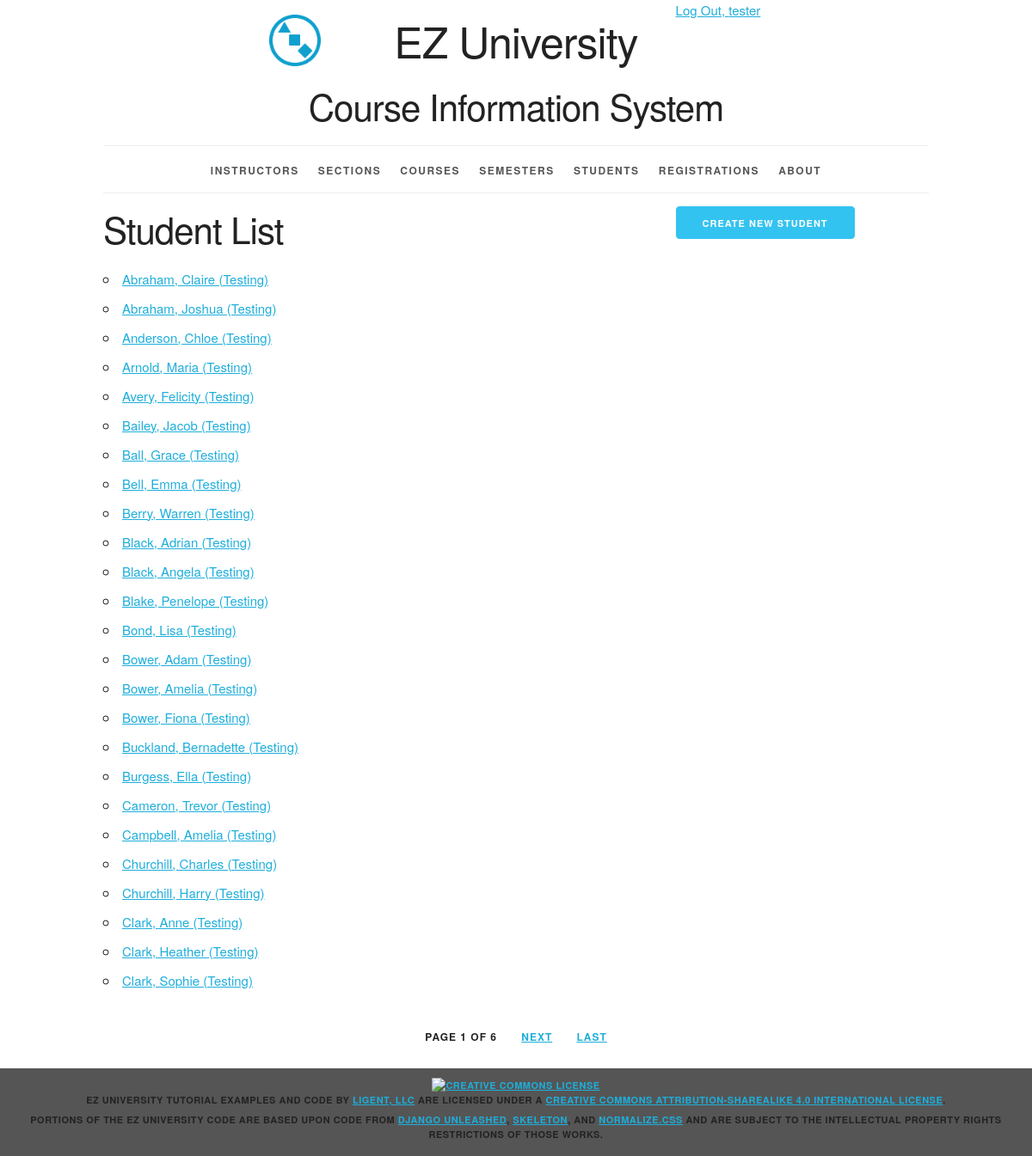
Screenshot of /student/ (signed in) with the database file from the repository.
### courseinfo/models.py (models this page shows, shortened)
class Student(models.Model):
    student_id = models.AutoField(primary_key=True)
    first_name = models.CharField(max_length=45)
    last_name = models.CharField(max_length=45)
    disambiguator = models.CharField(max_length=45, blank=True, default='')
    def __str__(self):
        result = ''
        if self.disambiguator == '':
            result = '%s, %s' % (self.last_name, self.first_name)
        else:
            result = '%s, %s (%s)' % (self.last_name, self.first_name, self.disambiguator)
        return result
    def get_absolute_url(self):
        return reverse('courseinfo_student_detail_urlpattern',
                       kwargs={'pk':self.pk}
                       )
    class Meta:
        ordering = ['last_name', 'first_name', 'disambiguator']
        constraints = [
            UniqueConstraint(fields=['last_name', 'first_name', 'disambiguator'],
                             name='unique_student')
        ]

### courseinfo/views.py (the view)
class StudentList(LoginRequiredMixin, PermissionRequiredMixin,PageLinksMixin, ListView):
    paginate_by = 25
    model = Student
    permission_required = 'courseinfo.view_student'

### courseinfo/utils.py (called while the page is built)
    def _page_urls(self, page_number):
        return "?{pkw}={n}".format(
            pkw=self.page_kwarg,
            n=page_number)

    def first_page(self, page):
        if page.number > 1:
            return self._page_urls(1)
        return None

    def previous_page(self, page):
        if (page.has_previous()
                and page.number > 2):
            return self._page_urls(
                page.previous_page_number())
        return None

    def next_page(self, page):
        last_page = page.paginator.num_pages
        if (page.has_next()
                and page.number < last_page - 1):
            return self._page_urls(
                page.next_page_number())
        return None

    def last_page(self, page):
        last_page = page.paginator.num_pages
        if page.number < last_page:
            return self._page_urls(last_page)
        return None

    def get_context_data(self, **kwargs):
        context = super().get_context_data(
            **kwargs)
        page = context.get('page_obj')
        if page is not None:
            context.update({
                'first_page_url':
                    self.first_page(page),
                'previous_page_url':
                    self.previous_page(page),
                'next_page_url':
                    self.next_page(page),
                'last_page_url':
                    self.last_page(page),
            })
        return context

### courseinfo/templates/courseinfo/student_list.html (shortened to what this page needs)
{% extends 'courseinfo/base.html' %}
{% block create_button %}
    {% if perms.courseinfo.add_student %}
    <a
        href="{% url 'courseinfo_student_create_urlpattern'  %}"
        class="button button-primary">
      Create New Student</a>
    {% endif %}
{% endblock %}
{% block org_content %}
  <h2>Student List</h2>
  <ul>
    {% for student in student_list %}
      <li>
        <a href="{{ student.get_absolute_url }}">
          {{ student }}</a>
      </li>
    {% empty %}
      <li><em>There are currently no students available.</em></li>
    {% endfor %}
  </ul>
{% endblock %}

### courseinfo/templates/courseinfo/base.html (shortened to what this page needs)
{% load static %}
<!DOCTYPE html>
<html lang="en">
<head>
    <link rel="stylesheet" type="text/css"
          href="{% static 'coursinfo/normalize.css' %}">
    <link rel="stylesheet" type="text/css"
          href="{% static 'courseinfo/skeleton.css' %}">
    <link rel="stylesheet" type="text/css"
          href="{% static 'courseinfo/style.css' %}">
</head>
<body>
<div class="container">
    <div class="status row">
        <div class="offset-by-eight four columns">
            <ul class="inline">
                {% if user.is_authenticated %}
                    <li><a href="{% url 'logout_urlpattern' %}">
                        Log Out, {{ user.get_username }}</a></li>
                {% else %}
                    <li><a href="{% url 'login_urlpattern' %}">
                        Log In</a></li>
                {% endif %}
            </ul>
        </div>
    </div>
    <header class="row">
        <div class="offset-by-one ten columns">
            <h1 class="logo">EZ University</h1>
            <h2>Course Information System</h2>
        </div>
    </header>
    <nav>
        <ul>
            {% if perms.courseinfo.view_instructor %}
                <li>
                    <a href="{% url 'courseinfo_instructor_list_urlpattern' %}">
                        Instructors</a></li>
            {% endif %}
            {% if perms.courseinfo.view_section %}
                <li>
                    <a href="{% url 'courseinfo_section_list_urlpattern' %}">
                        Sections</a></li>
            {% endif %}
            {% if perms.courseinfo.view_course %}
                <li>
                    <a href="{% url 'courseinfo_course_list_urlpattern' %}">
                        Courses</a></li>
            {% endif %}
            {% if perms.courseinfo.view_semester %}
                <li>
                    <a href="{% url 'courseinfo_semester_list_urlpattern' %}">
                        Semesters</a></li>
            {% endif %}
            {% if perms.courseinfo.view_student %}
                <li>
                    <a href="{% url 'courseinfo_student_list_urlpattern' %}">
                        Students</a></li>
            {% endif %}
            {% if perms.courseinfo.view_registration %}
                <li>
                    <a href="{% url 'courseinfo_registration_list_urlpattern' %}">
                        Registrations</a></li>
            {% endif %}
            <li>
                <a href="{% url 'about_urlpattern' %}">
                    About</a></li>
        </ul>
    </nav>
    <main>
        {% block content %}
            <div class="row">
                <section class="eight columns">
                    {% block org_content %}{% endblock %}
                </section>
                <section class="desktop four columns">
                    {% block create_button %}{% endblock %}
                </section>
            </div>
        {% endblock %}
    </main>
    {% if is_paginated %}
        <div class="row">
            <div class="twelve columns">
                <ul class="pagination">
                    <li>
                        Page {{ page_obj.number }}
                        of {{ paginator.num_pages }}
                    </li>
                    {% if next_page_url %}
                        <li>
                            <a href="{{ next_page_url }}">
                                Next</a>
                        </li>
                    {% endif %}
                    {% if last_page_url %}
                        <li>
                            <a href="{{ last_page_url }}">
                                Last</a>
                        </li>
                    {% endif %}
                </ul>
            </div>
        </div>
    {% endif %}
</div>
<footer>
    <p>
        <a rel="license" href="http://creativecommons.org/licenses/by-sa/4.0/">
            <img alt="Creative Commons License" style="border-width:0"
                 src="https://i.creativecommons.org/l/by-sa/4.0/88x31.png"/>
        </a><br/><span property="dct:title">EZ University Tutorial Examples and Code</span>
        by
        <a href="https://www.ligent.net" property="cc:attributionName"
           rel="cc:attributionURL">Ligent, LLC</a> are licensed under a
        <a rel="license" href="http://creativecommons.org/licenses/by-sa/4.0/">Creative Commons Attribution-ShareAlike
            4.0 International License</a>.
    </p>
    <p>Portions of the EZ University code are based upon code from
        <a href="https://django-unleashed.com">Django Unleashed</a>,
        <a href="http://getskeleton.com/">Skeleton</a>, and
        <a href="https://necolas.github.io/normalize.css/">Normalize.css</a> and
        are subject to the intellectual property rights restrictions of those works.
    </p>
</footer>
</body>
</html>

### courseinfo/static/courseinfo/skeleton.css (style rules this page uses)
.container { position: relative; width: 100%; max-width: 960px; margin: 0 auto; padding: 0 20px; box-sizing: border-box; }
.column, .columns { width: 100%; float: left; box-sizing: border-box; }
@media (min-width: 400px) { .container { width: 85%; padding: 0; } }
@media (min-width: 550px) { .container { width: 80%; } }
@media (min-width: 550px) { .column, .columns { margin-left: 4%; } }
@media (min-width: 550px) { .column:first-child, .columns:first-child { margin-left: 0; } }
@media (min-width: 550px) { .four.columns { width: 30.6666666667%; } }
@media (min-width: 550px) { .eight.columns { width: 65.3333333333%; } }
@media (min-width: 550px) { .ten.columns { width: 82.6666666667%; } }
@media (min-width: 550px) { .twelve.columns { width: 100%; margin-left: 0; } }
@media (min-width: 550px) { .offset-by-one.column, .offset-by-one.columns { margin-left: 8.66666666667%; } }
@media (min-width: 550px) { .offset-by-eight.column, .offset-by-eight.columns { margin-left: 69.3333333333%; } }
html { font-size: 62.5%; }
body { font-size: 1.5em; line-height: 1.6; font-weight: 400; font-family: "Raleway", "HelveticaNeue", "Helvetica Neue", Helvetica, Arial, sans-serif; color: #222; }
h1, h2, h3, h4, h5, h6 { margin-top: 0; margin-bottom: 2rem; font-weight: 300; }
h1 { font-size: 4.0rem; line-height: 1.2; letter-spacing: -.1rem; }
h2 { font-size: 3.6rem; line-height: 1.25; letter-spacing: -.1rem; }
@media (min-width: 550px) { h1 { font-size: 5.0rem; } }
@media (min-width: 550px) { h2 { font-size: 4.2rem; } }
p { margin-top: 0; }
a { color: #1EAEDB; }
.button, button, input[type="submit"], input[type="reset"], input[type="button"] { display: inline-block; height: 38px; padding: 0 30px; color: #555; text-align: center; font-size: 11px; font-weight: 600; line-height: 38px; letter-spacing: .1rem; text-transform: uppercase; text-decoration: none; white-space: nowrap; background-color: transparent; border-radius: 4px; border: 1px solid #bbb; cursor: pointer; box-sizing: border-box; }
.button.button-primary, button.button-primary, input[type="submit"].button-primary, input[type="reset"].button-primary, input[type="button"].button-primary { color: #FFF; background-color: #33C3F0; border-color: #33C3F0; }
ul { list-style: circle inside; }
ol, ul { padding-left: 0; margin-top: 0; }
li { margin-bottom: 1rem; }
button, .button { margin-bottom: 1rem; }
pre, blockquote, dl, figure, table, p, ul, ol, form { margin-bottom: 2.5rem; }
.container:after, .row:after, .u-cf { content: ""; display: table; clear: both; }

### courseinfo/static/courseinfo/style.css (style rules this page uses)
.desktop { display: none; }
@media (min-width: 550px) { .desktop { display: block; } }
html { height: 100%; background-color: #555; }
body { background-color: white; }
body>div>header { text-align: center;; }
header h1 { display: inline-block; font-weight: normal; font-style: normal; width: 100%; margin-top: 0; padding-top: 0; }
.logo { padding-top: 50px; background-image: url("/static/courseinfo/logo.png"); background-size: 50px; background-repeat: no-repeat; background-position: top; }
@media (min-width: 750px) { .logo { padding-top: 0; background-size: contain; background-position: 0% 0%; } }
@media (min-width: 1000px) { .logo { background-position: 10% 0%; } }
@media (min-width: 1200px) { .logo { background-position: 15% 0%; } }
nav { border-top: 1px solid #eee; width: 100%; border-bottom: 1px solid #eee; margin: 0 0 1em; padding: 0; }
nav ul { margin: 0; padding: 1em 0; list-style-type: none; text-align: center; }
nav ul li { display: inline; padding: 0; margin: 0 0.25em; font-weight: 600; text-transform: uppercase; text-align: center; font-size: 1rem; letter-spacing: .10rem; }
@media (min-width: 400px) { nav ul li { letter-spacing: .15rem; font-size: 1.2rem; margin: 0 0.5em; } }
@media (min-width: 550px) { nav ul li { margin: 0 0.75em; } }
nav ul li a { color: #555; text-decoration: none; background-color: transparent; cursor: pointer; }
.inline { list-style-type: none; padding: 0; margin: 0 0 -0.5em; }
.inline li { display: inline; }
.pagination li { display: inline-block; padding: 0; margin: 0 1em; font-weight: 600; text-transform: uppercase; font-size: 1.2rem; letter-spacing: .10rem; }
.pagination { margin: 0; padding: 1em 0; list-style-type: none; text-align: center; }
body>footer { width: 100%; background-color: #555; font-size: 1.1rem; letter-spacing: .05rem; font-weight: 600; text-transform: uppercase; text-align: center; padding: 1em 0; margin: 1em 0; }
body>footer p { margin-bottom: 0.5rem; }

### rows the page displays
Student: disambiguator+last_name+first_name "Abraham, Claire (Testing)"
Student: disambiguator+last_name+first_name "Abraham, Joshua (Testing)"
Student: disambiguator+last_name+first_name "Anderson, Chloe (Testing)"
Student: disambiguator+last_name+first_name "Arnold, Maria (Testing)"
Student: disambiguator+last_name+first_name "Avery, Felicity (Testing)"
Student: disambiguator+last_name+first_name "Bailey, Jacob (Testing)"
Student: disambiguator+last_name+first_name "Ball, Grace (Testing)"
Student: disambiguator+last_name+first_name "Bell, Emma (Testing)"
Student: disambiguator+last_name+first_name "Berry, Warren (Testing)"
Student: disambiguator+last_name+first_name "Black, Adrian (Testing)"
Student: disambiguator+last_name+first_name "Black, Angela (Testing)"
Student: disambiguator+last_name+first_name "Blake, Penelope (Testing)"
Student: disambiguator+last_name+first_name "Bond, Lisa (Testing)"
Student: disambiguator+last_name+first_name "Bower, Adam (Testing)"
Student: disambiguator+last_name+first_name "Bower, Amelia (Testing)"
Student: disambiguator+last_name+first_name "Bower, Fiona (Testing)"
Student: disambiguator+last_name+first_name "Buckland, Bernadette (Testing)"
Student: disambiguator+last_name+first_name "Burgess, Ella (Testing)"
Student: disambiguator+last_name+first_name "Cameron, Trevor (Testing)"
Student: disambiguator+last_name+first_name "Campbell, Amelia (Testing)"
Student: disambiguator+last_name+first_name "Churchill, Charles (Testing)"
Student: disambiguator+last_name+first_name "Churchill, Harry (Testing)"
Student: disambiguator+last_name+first_name "Clark, Anne (Testing)"
Student: disambiguator+last_name+first_name "Clark, Heather (Testing)"
Student: disambiguator+last_name+first_name "Clark, Sophie (Testing)"

### other values shown
{{ user.get_username }} "tester"
{{ page_obj.number }} "1"
{{ paginator.num_pages }} "6"
